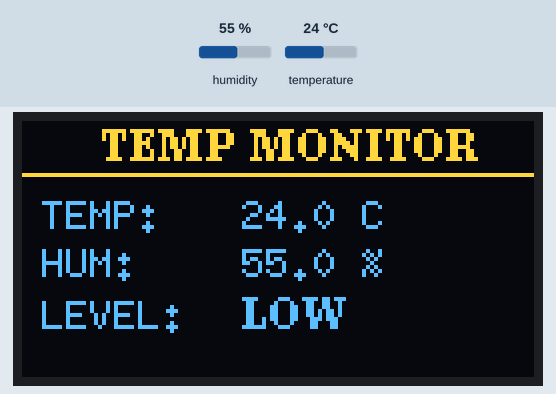
Simulated run of this sketch. Board: ESP32. On the bench: 128×64 one-colour display. Inputs (shaded band) come from the test bench; at power-on: temperature 24 °C, humidity 55 %. The OLED is the two-colour kind (top 16 rows yellow); WiFi joins after 1.5 s; servers stay silent unless stated; what the sketch prints to the serial monitor is not drawn.

Above: at 7.0 s.
7.1 s: temperature set to 27 °C
At 10.6 s:
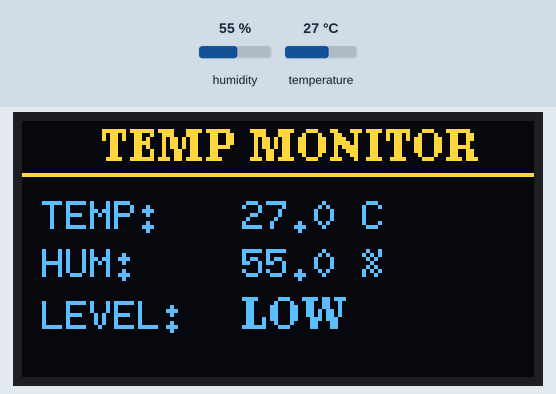
10.9 s: temperature set to 30 °C
At 13.0 s:
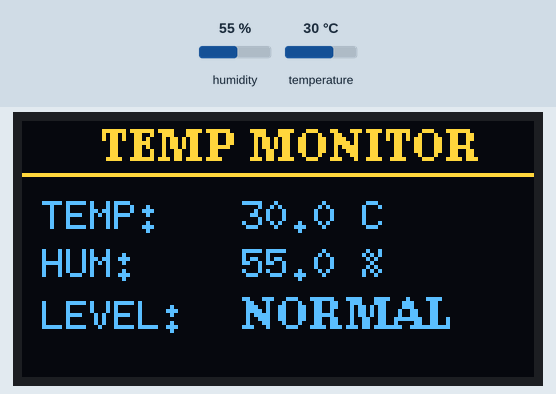
13.9 s: temperature set to 34 °C
At 16.5 s:
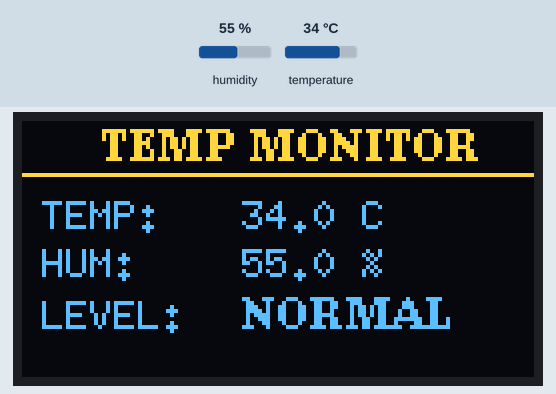
16.9 s: temperature set to 37 °C
At 18.8 s:
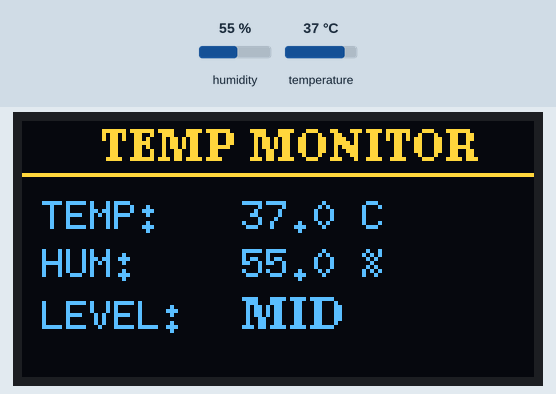
19.9 s: temperature set to 39 °C
At 22.3 s:
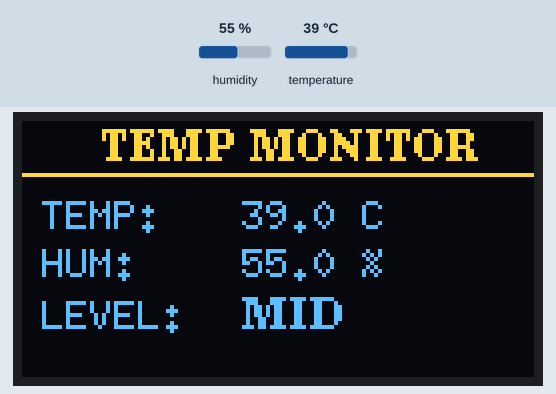
22.9 s: temperature set to 42 °C
At 25.8 s:
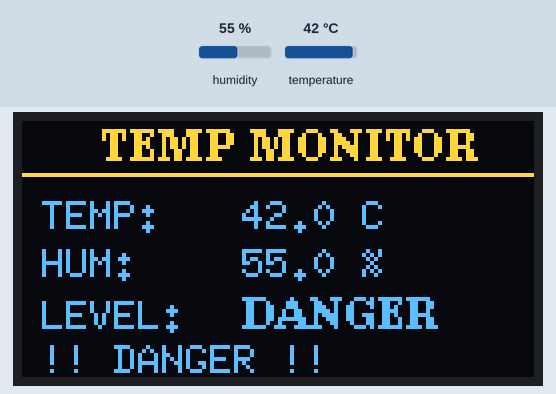
Timing chart, 0 to 26.9 s (numbered marks = the images above; inputs shaded):
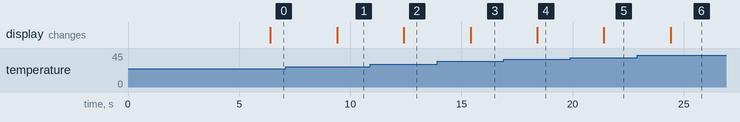

The sketch:

ESP32_Blynk_Temperature_Monitor.ino
```cpp
#define BLYNK_TEMPLATE_ID "YOUR_TEMPLATE_ID"
#define BLYNK_TEMPLATE_NAME "ESP32 Temperature Monitor"
#define BLYNK_AUTH_TOKEN "YOUR_AUTH_TOKEN"

#include <WiFi.h>
#include <BlynkSimpleEsp32.h>
#include <Wire.h>
#include <U8g2lib.h>
#include <DHT.h>

char ssid[] = "YOUR_WIFI_NAME";
char pass[] = "YOUR_WIFI_PASSWORD";

#define DHT_PIN 6
#define DHT_TYPE DHT11
DHT dht(DHT_PIN, DHT_TYPE);

#define OLED_SDA 5
#define OLED_SCL 4

U8G2_SH1106_128X64_NONAME_F_HW_I2C oled(
  U8G2_R0,
  U8X8_PIN_NONE
);

BlynkTimer timer;

float temperature;
float humidity;
bool dangerAlertSent = false;

void readTemperature() {
  temperature = dht.readTemperature();
  humidity = dht.readHumidity();

  if (isnan(temperature) || isnan(humidity)) {
    Serial.println("DHT11 ERROR");

    oled.clearBuffer();
    oled.setFont(u8g2_font_ncenB08_tr);
    oled.drawStr(20, 25, "DHT11 ERROR");
    oled.setFont(u8g2_font_6x10_tr);
    oled.drawStr(15, 45, "CHECK SENSOR");
    oled.sendBuffer();
    return;
  }

  String level;

  if (temperature < 29.0) {
    level = "LOW";
  } else if (temperature <= 35.0) {
    level = "NORMAL";
  } else if (temperature <= 40.0) {
    level = "MID";
  } else {
    level = "DANGER";
  }

  Serial.println("-------------------------");
  Serial.print("Temperature: ");
  Serial.print(temperature, 1);
  Serial.println(" C");

  Serial.print("Humidity: ");
  Serial.print(humidity, 1);
  Serial.println(" %");

  Serial.print("Level: ");
  Serial.println(level);

  Blynk.virtualWrite(V0, temperature);
  Blynk.virtualWrite(V1, humidity);

  oled.clearBuffer();

  oled.setFont(u8g2_font_ncenB08_tr);
  oled.drawStr(20, 10, "TEMP MONITOR");
  oled.drawLine(0, 13, 127, 13);

  oled.setFont(u8g2_font_6x10_tr);
  oled.drawStr(5, 27, "TEMP:");

  char tempText[20];
  snprintf(tempText, sizeof(tempText), "%.1f C", temperature);
  oled.drawStr(55, 27, tempText);

  oled.drawStr(5, 39, "HUM:");

  char humText[20];
  snprintf(humText, sizeof(humText), "%.1f %%", humidity);
  oled.drawStr(55, 39, humText);

  oled.drawStr(5, 52, "LEVEL:");

  oled.setFont(u8g2_font_ncenB08_tr);
  oled.drawStr(55, 52, level.c_str());

  if (temperature > 40.0) {
    oled.setFont(u8g2_font_6x10_tr);
    oled.drawStr(5, 63, "!! DANGER !!");
  }

  oled.sendBuffer();

  if (temperature > 40.0 && !dangerAlertSent) {
    Blynk.logEvent(
      "danger_temperature",
      "DANGER! Temperature exceeded 40 C"
    );

    Serial.println("BLYNK DANGER NOTIFICATION SENT");
    dangerAlertSent = true;
  }

  if (temperature <= 40.0) {
    dangerAlertSent = false;
  }
}

void setup() {
  Serial.begin(115200);

  Wire.begin(OLED_SDA, OLED_SCL);
  oled.begin();

  oled.clearBuffer();
  oled.setFont(u8g2_font_ncenB08_tr);
  oled.drawStr(20, 25, "TEMP MONITOR");
  oled.drawStr(25, 45, "CONNECTING...");
  oled.sendBuffer();

  delay(1500);

  dht.begin();

  Serial.println("Connecting to Blynk...");

  Blynk.begin(
    BLYNK_AUTH_TOKEN,
    ssid,
    pass
  );

  timer.setInterval(3000L, readTemperature);
}

void loop() {
  Blynk.run();
  timer.run();
}
```

Measured:
- the behaviour switches between 28 and 29 °C on temperature (found by bisection; images 1 and 2)
- the behaviour switches between 35 and 36 °C on temperature (found by bisection; images 3 and 4)
- the behaviour switches between 40 and 41 °C on temperature (found by bisection; images 5 and 6)
- after the input at 7.1 s, the display: changes after 2.3 s (image 1)
- after the input at 10.9 s, the display: changes after 1.5 s (image 2)
- after the input at 13.9 s, the display: changes after 1.5 s (image 3)
- after the input at 16.9 s, the display: changes after 1.5 s (image 4)
- after the input at 19.9 s, the display: changes after 1.5 s (image 5)
- after the input at 22.9 s, the display: changes after 1.5 s (image 6)
